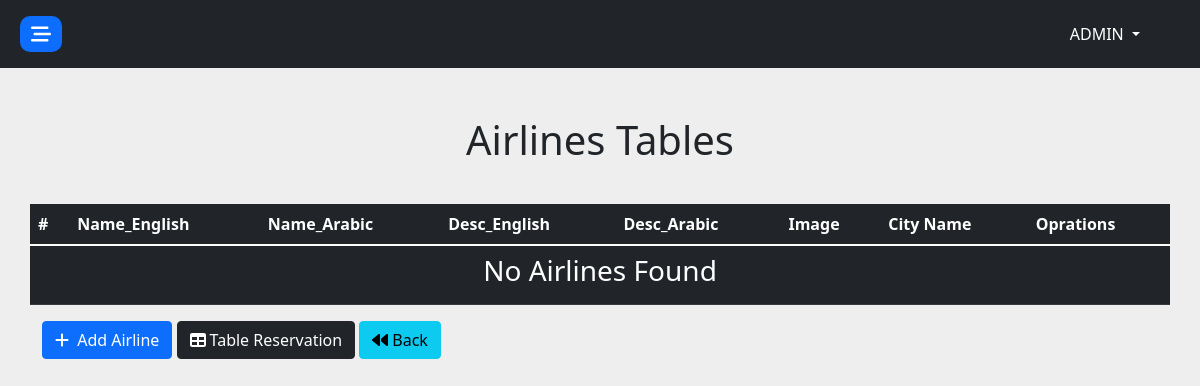
The app's page /admin/Home.php?page=airlines (signed in), older data.
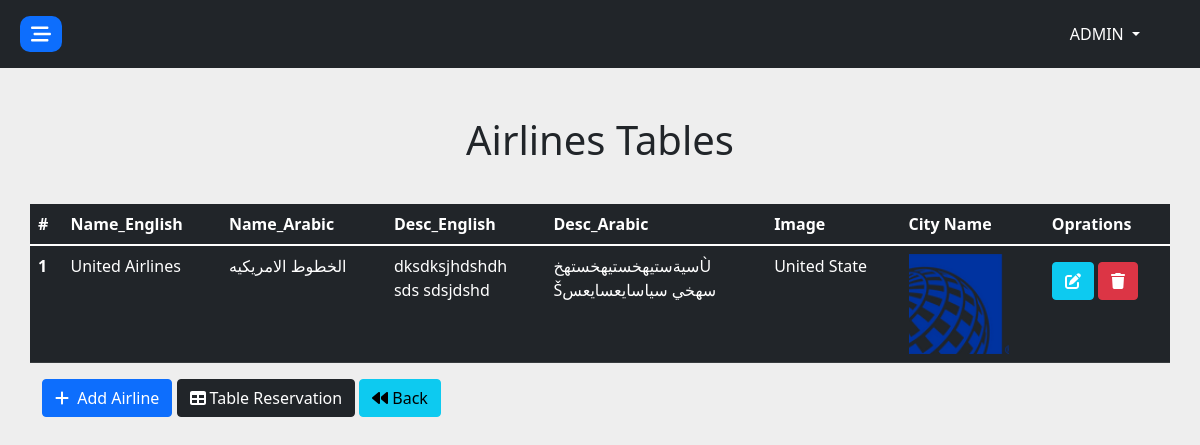
The same page, newer data.
### tables this page shows
CREATE TABLE `airlines` (
  `id` int(11) NOT NULL,
  `name_en` varchar(255) NOT NULL,
  `name_ar` varchar(255) NOT NULL,
  `desc_en` text NOT NULL,
  `desc_ar` text NOT NULL,
  `image` varchar(255) NOT NULL,
  `country_id` int(11) NOT NULL
);

CREATE TABLE `countries` (
  `id` int(11) NOT NULL,
  `name` varchar(100) NOT NULL
);

### admin/pages/airlines/index.php (the view, shortened to what this page needs)
<?php
     $con = DataBaseQuery::conDataBase();
     $sql = "SELECT airlines.*, countries.name AS 'country_name' FROM `airlines` INNER JOIN `countries` ON airlines.country_id = countries.id";
     $stmt = $con->prepare($sql);
     $stmt->execute();
     $airlines = $stmt->fetchAll();
?>
    <div class="row">
        <div class="col d-flex justify-content-center align-items-center">
            <h1>Airlines Tables</h1>
        </div>
    </div>
<div class="row py-3"></div>
    <div class="row overflow-auto">
        <table class="table table-borderd table-dark">
            <thead>
                <tr>
                    <th scope="col">#</th>
                    <th scope="col">Name_English</th>
                    <th scope="col">Name_Arabic</th>
                    <th scope="col">Desc_English</th>
                    <th scope="col">Desc_Arabic</th>
                    <th scope="col">Image</th>
                    <th scope="col">City Name</th>
                    <th scope="col">Oprations</th>
                </tr>
            </thead>
            <tbody>
                <?php if(!empty($airlines)){ $i = 1; foreach($airlines as $airline){
                    echo "<tr>
                            <th scope='row'>".$i++."</th>
                            <td>".$airline['name_en']."</td>
                            <td>".$airline['name_ar']."</td>
                            <td>".wordwrap($airline['desc_en'],strlen($airline['desc_en'])/2,'<br>',true)."</td>
                            <td>".wordwrap($airline['desc_ar'],strlen($airline['desc_ar'])/2,'<br>',true)."</td>
                            <td>".$airline['country_name']."</td>
                            <td><img style='width: 100px;height: 100px; object-fit:cover' src='Layout/images/upload/".$airline['image']."'/></td>
                            <td class=''>
                                <a href='?page=airlines&edit=".$airline['id']."' class='btn btn-info mt-2'><i class='fa-solid fa-edit text-white'></i></a>
                                <a href='?page=airlines&delete=".$airline['id']."' class='btn btn-danger mt-2'><i class='fa-solid fa-trash text-white'></i></a>
                            </td>
                        </tr>";
                }}else{ echo "<tr> <td colspan='9' class='text-center'> <h3>No Airlines Found</h3></td> </tr>";} ?>
            </tbody>
        </table>
    </div>
    <div class="btn-add">
        <a href="?page=airlines&add" class="btn btn-primary"><i class="fa fa-plus me-1" aria-hidden="true"></i> Add Airline</a>
        <a href="?page=airlines&res" class="btn btn-dark"><i class="fa fa-table me-1" aria-hidden="true"></i>Table Reservation</a>
        <a href="/admin" class="btn btn-info"><i class="fa fa-backward me-1" aria-hidden="true"></i>Back</a>
    </div>

Row changes from the older to the newer data that the page shows:
added airlines: name_en "United Airlines", name_ar "الخطوط الامريكيه", desc_en "dksdksjhdshdh sds sdsjdshd", desc_ar "سيةستيهخستيهخستهخÙ Šسهخي سياسايعسايعس", country.name "United State", image (picture)
Text that changed along with them:
text no longer shown: "No Airlines Found"
